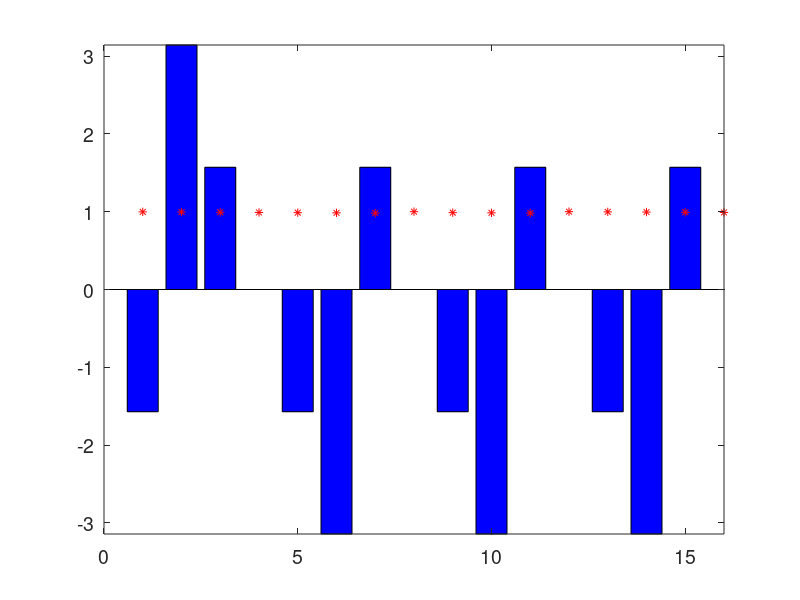

Recreate this plot in MATLAB. (Note: this script raises an error after producing the figure.)
clc
clear all
close all
Nd = 15;
t = 1;
h = -0.01;
k1 = exp(-h);
k2 = exp(h);
% k_link_1 = 5;
ind = 1;
g = 0.01;
% k_link_1 = 5;
k_link_2 = 0.00;

for k_link_1 = 0:0.01:5

    %     k_link_2 = 1 / k_link_1;
    % positive imaginary part is gain

    Nr = (Nd + 1) / 4;
    F0 = sparse(zeros(Nr, Nr));
    E1 = sparse(fliplr(diag([k2 0 0 k1])));
    E2 = sparse(fliplr(diag([0 k1 k2 0])));
    E2_ = sparse(fliplr(diag([0 k1 k2 0])));
    E3 = sparse(fliplr(diag([k2 0 0 k1])));

    D1 = diag(-g * 1i * ones(1, Nr)) + diag(k1 * ones(1, Nr - 1), 1) + diag(k2 * ones(1, Nr - 1), -1);
    D2 = diag(-g * 1i * ones(1, Nr)) + diag([k1 0 k2], 1) + diag([k2 0 k1], -1);
    D3 = diag(-g * 1i * ones(1, Nr)) + diag([k1 0 k2], 1) + diag([k2 0 k1], -1);
    D4 = diag(-g * 1i * ones(1, Nr)) + diag(k1 * ones(1, Nr - 1), 1) + diag(k2 * ones(1, Nr - 1), -1);

    H = sparse([D1 E1 F0 F0;
            E1 D2 E2 F0;
            F0 E2_ D3 E3;
            F0 F0 E3 D4]);
    H(Nd + 2, Nd + 2) = 0;
    H(Nd + 1, Nd + 2) = k_link_1;
    H(Nd + 2, Nd + 1) = k_link_2;
    [V, A] = eig(full(H));
    lam = diag(A);
    % [~, idx] = sort(real(lam));
    % lam1 = lam(idx);
    %     figure
    %     plot(real(lam), 'b*')
    %     hold on
    %     plot(imag(lam) * 50, 'r*')
    %     set(gcf, 'Position', [00, 00, 350, 300])
    %     % axis([0 Nd + 1 -2.5 2.5])
    %     set(gca, 'FontSize', 14) % Font Size
    Lasing = find(abs(real(lam)) < 1e-6);
    data(ind, :) = [lam(Lasing)];
    ind = ind + 1
end

g = 0.08;

Lasing = 9

bn = 9
figure
bar(angle(V(:, bn)), 'b')
hold on
plot(abs(V(:, bn)) / max(abs(V(:, bn))), 'r*')
set(gcf, 'Position', [00, 00, 350, 300])
set(gca, 'FontSize', 14) % Font Size
axis([0 Nd + 1 -pi pi])

Intensity = abs(V(:, Lasing)) .* abs(V(:, Lasing));
Intensity = Intensity ./ max(Intensity);
Phase = angle(V(:, Lasing));
Nall = sqrt(Nd + 1);

for k = 1:1:Nall

    if mod(k, 2)
        RT(k, :) = Intensity((k - 1) * Nall + (1:Nall));
    else
        RT(k, :) = fliplr(Intensity((k - 1) * Nall + (1:Nall))');
    end

end

for k = 1:1:Nall

    if mod(k, 2)
        RA(k, :) = Phase((k - 1) * Nall + (1:Nall));
    else
        RA(k, :) = fliplr(Phase((k - 1) * Nall + (1:Nall))');
    end

end

plotring(RT, [0 1.2]);
set(gcf, 'Position', [00, 00, 400, 300]);
set(gca, 'FontSize', 14);

figure;
imagesc(RA);
colormap([0.5 0.5 0.5; 0 1 1; 0 1 0; 1 0.5 0; 0.5 0.5 0.5]);
colorbar;
set(gcf, 'Position', [00, 00, 400, 300]);
set(gca, 'FontSize', 14);
